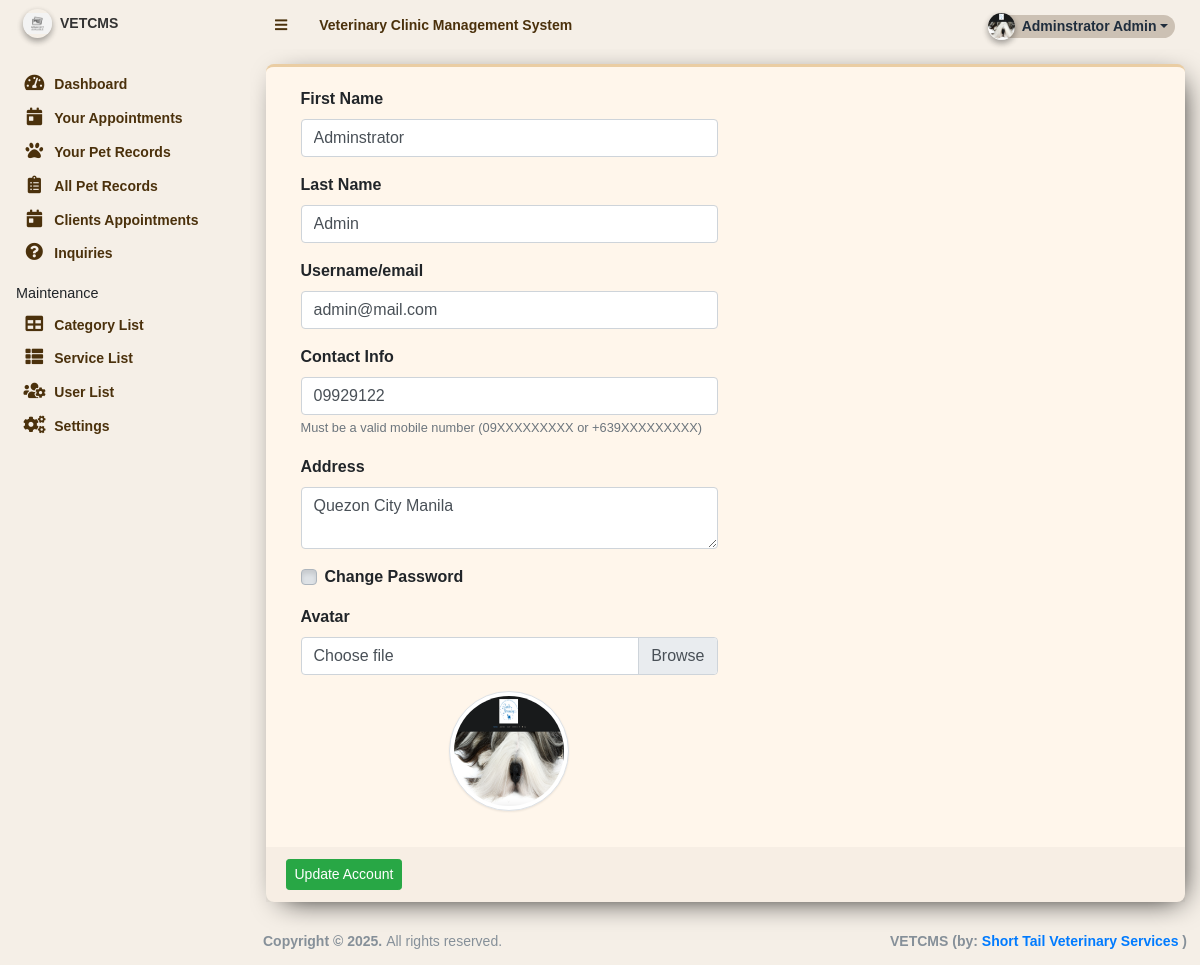
The app's page /admin/?page=user (signed in) with its own data.
### tables this page shows
CREATE TABLE `users` (
  `id` int(11) NOT NULL,
  `firstname` varchar(250) NOT NULL,
  `address` text DEFAULT NULL,
  `lastname` varchar(250) NOT NULL,
  `username` text NOT NULL,
  `password` text NOT NULL,
  `avatar` text DEFAULT NULL,
  `last_login` datetime DEFAULT NULL,
  `type` tinyint(1) NOT NULL DEFAULT 0,
  `status` int(11) NOT NULL DEFAULT 1 COMMENT '0=not verified, 1 = verified',
  `date_added` datetime NOT NULL DEFAULT current_timestamp(),
  `date_updated` datetime DEFAULT NULL ON UPDATE current_timestamp(),
  `contact` varchar(20) NOT NULL
);

### classes/DBConnection.php (called while the page is built, shortened)
<?php
class DBConnection{
    private $host = DB_SERVER;
    private $username = DB_USERNAME;
    private $password = DB_PASSWORD;
    private $database = DB_NAME;
    public $conn;
    public function __construct(){
        if (!isset($this->conn)) {
            $this->conn = new mysqli($this->host, $this->username, $this->password, $this->database);
        }
    }
}
?>

### classes/SystemSettings.php (called while the page is built, shortened)
<?php
class SystemSettings extends DBConnection{
	function userdata($field = ''){
		if(!empty($field)){
			if(isset($_SESSION['userdata'][$field]))
				return $_SESSION['userdata'][$field];
			else
				return null;
		}else{
			return false;
		}
	}
}
$_settings = new SystemSettings();
?>

### config.php (called while the page is built, shortened)
<?php
require_once('classes/DBConnection.php');
require_once('classes/SystemSettings.php');
function validate_image($file){
	if(!empty($file)){
        $ex = explode('?',$file);
        $file = $ex[0];
        $param =  isset($ex[1]) ? '?'.$ex[1]  : '';
		if(is_file(base_app.$file)){
			return base_url.$file.$param;
		}else{
			return base_url.'dist/img/no-image-available.png';
		}
	}else{
		return base_url.'dist/img/no-image-available.png';
	}
}
?>

### admin/user/index.php (the view, shortened to what this page needs)
<?php
$user = $conn->query("SELECT * FROM users where id ='".$_settings->userdata('id')."'");
foreach($user->fetch_array() as $k =>$v){
    $meta[$k] = $v;
}
?>
<div class="card card-outline card-primary">
	<div class="card-body">
		<div class="container-fluid">
			<form action="" id="manage-user">
				<div class="form-group col-6">
					<label for="name">First Name</label>
					<input type="text" name="firstname" id="firstname" class="form-control" value="<?php echo isset($meta['firstname']) ? $meta['firstname']: '' ?>">
				</div>
				<div class="form-group col-6">
					<label for="name">Last Name</label>
					<input type="text" name="lastname" id="lastname" class="form-control" value="<?php echo isset($meta['lastname']) ? $meta['lastname']: '' ?>" >
				</div>
				<div class="form-group col-6">
					<label for="username">Username/email</label>
					<input type="text" name="username" id="username" class="form-control" value="<?php echo isset($meta['username']) ? $meta['username']: '' ?>"   autocomplete="off">
				</div>
				<div class="form-group col-6">
                    <label for="contact">Contact Info</label>
                    <input type="tel" name="contact" id="contact" class="form-control"
                           maxlength="13"
                           placeholder="09XXXXXXXXX or +639XXXXXXXXX"
                           oninput="this.value = this.value.replace(/[^0-9+]/g, '')"
                           value="<?php echo isset($meta['contact']) ? $meta['contact']: '' ?>">
                    <small class="text-muted">Must be a valid mobile number (09XXXXXXXXX or +639XXXXXXXXX)</small>
                </div>
				<div class="form-group col-6">
					<label for="address">Address</label>
					<textarea class="form-control" name="address" id="address" row="5"><?php echo isset($meta['address']) ? $meta['address']: '' ?></textarea>
				</div>
				<div class="password-section">
					<div class="form-group col-6">
						<div class="custom-control custom-checkbox">
							<label class="custom-control-label" for="changePassword">Change Password</label>
						</div>
					</div>
				</div>
				<div class="form-group col-6">
					<label for="" class="control-label">Avatar</label>
					<div class="custom-file">
		              <label class="custom-file-label" for="customFile">Choose file</label>
		            </div>
				</div>
				<div class="form-group col-6 d-flex justify-content-center">
					<img src="<?php echo validate_image(isset($meta['avatar']) ? $meta['avatar'] :'') ?>" alt="" id="cimg" class="img-fluid img-thumbnail">
				</div>
			</form>
		</div>
	</div>
	<div class="card-footer">
		<div class="col-md-12">
			<div class="row">
				<button class="btn btn-sm btn-success mr-2" form="manage-user" id="submit_btn">Update Account</button>
			</div>
		</div>
	</div>
</div>

### admin/user/index.php (style rules this page uses)
.card { background-color:rgb(255, 246, 235)!important; box-shadow: 6px 7px 28px -11px rgba(0,0,0,1); -webkit-box-shadow: 6px 7px 28px -11px rgba(0,0,0,1); -moz-box-shadow: 6px 7px 28px -11px rgba(0,0,0,1); border-radius:0.5em!important; }
img#cimg { height: 15vh; width: 15vh; object-fit: cover; border-radius: 100% 100%; }

### admin/inc/footer.php (style rules this page uses)
body { font-family: "Abel", sans-serif; font-weight: 400; font-style: normal; }

### records on screen
users: firstname "Adminstrator", lastname "Admin", username "admin@mail.com", contact "09929122", address "Quezon City Manila", avatar (picture)

### other values on screen
$_settings->info('name') "Veterinary Clinic Management System"
$_settings->userdata('firstname').' '.$_settings->userdata('lastname') "Adminstrator Admin"
$_settings->info('short_name') "VETCMS"
